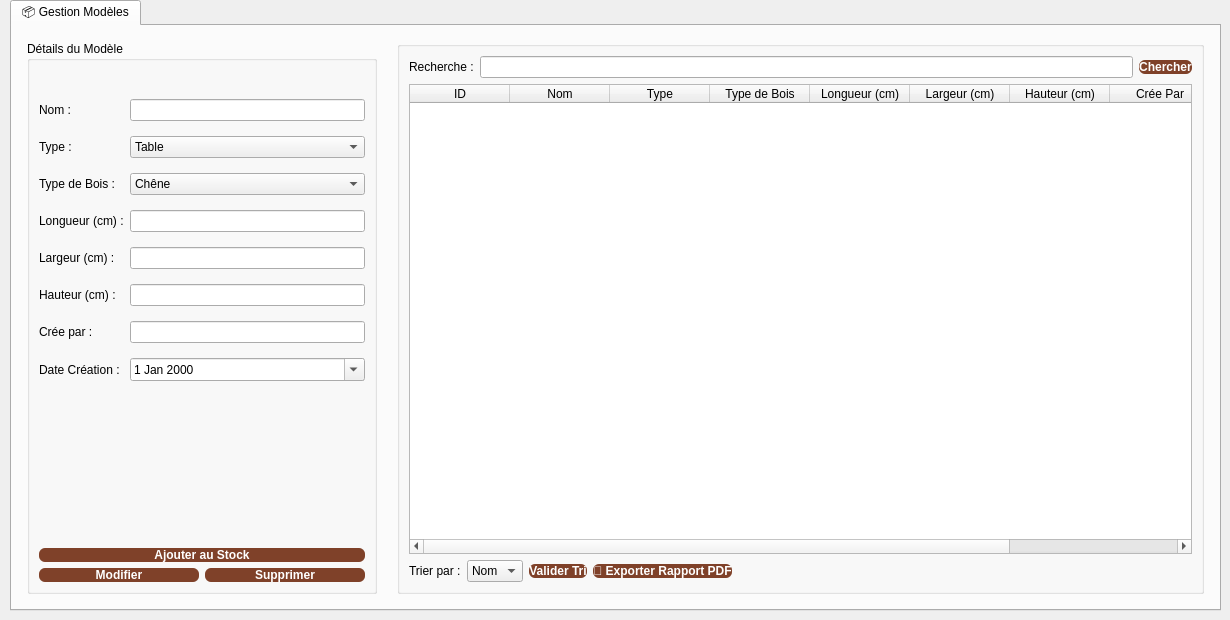
    <widget class="QWidget" name="page_6">
     <widget class="QTabWidget" name="tabWidget_modeles">
      <property name="geometry">
       <rect>
        <x>10</x>
        <y>0</y>
        <width>1211</width>
        <height>611</height>
       </rect>
      </property>
      <property name="currentIndex">
       <number>0</number>
      </property>
      <widget class="QWidget" name="tab_gestion_modeles">
       <attribute name="title">
        <string>📦 Gestion Modèles</string>
       </attribute>
       <layout class="QHBoxLayout" name="horizontalLayoutMain">
        <property name="spacing">
         <number>20</number>
        </property>
        <property name="leftMargin">
         <number>15</number>
        </property>
        <property name="topMargin">
         <number>15</number>
        </property>
        <property name="rightMargin">
         <number>15</number>
        </property>
        <property name="bottomMargin">
         <number>15</number>
        </property>
        <item>
         <widget class="QGroupBox" name="groupBox_modeles">
          <property name="maximumSize">
           <size>
            <width>350</width>
            <height>16777215</height>
           </size>
          </property>
          <property name="title">
           <string>Détails du Modèle</string>
          </property>
          <layout class="QVBoxLayout" name="verticalLayoutForm">
           <item>
            <layout class="QFormLayout" name="formLayout">
             <property name="verticalSpacing">
              <number>15</number>
             </property>
             <item row="0" column="0">
              <widget class="QLabel" name="label_id_mod">
               <property name="text">
                <string/>
               </property>
              </widget>
             </item>
             <item row="1" column="0">
              <widget class="QLabel" name="label_nom_mod">
               <property name="text">
                <string>Nom :</string>
               </property>
              </widget>
             </item>
             <item row="1" column="1">
              <widget class="QLineEdit" name="le_nom_modele"/>
             </item>
             <item row="2" column="0">
              <widget class="QLabel" name="label_Type">
               <property name="text">
                <string>Type :</string>
               </property>
              </widget>
             </item>
             <item row="2" column="1">
              <widget class="QComboBox" name="combo_type">
               <item>
                <property name="text">
                 <string>Table</string>
                </property>
               </item>
               <item>
                <property name="text">
                 <string>Chaise</string>
                </property>
               </item>
               <item>
                <property name="text">
                 <string>Armoire</string>
                </property>
               </item>
               <item>
                <property name="text">
                 <string>Bureau</string>
                </property>
               </item>
               <item>
                <property name="text">
                 <string>Bibliothèque</string>
                </property>
               </item>
              </widget>
             </item>
             <item row="3" column="0">
              <widget class="QLabel" name="label_bois_mod">
               <property name="text">
                <string>Type de Bois :</string>
               </property>
              </widget>
             </item>
             <item row="3" column="1">
              <widget class="QComboBox" name="combo_bois">
               <item>
                <property name="text">
                 <string>Chêne</string>
                </property>
               </item>
               <item>
                <property name="text">
                 <string>Noyer</string>
                </property>
               </item>
               <item>
                <property name="text">
                 <string>Hêtre</string>
                </property>
               </item>
               <item>
                <property name="text">
                 <string>Pin</string>
                </property>
               </item>
               <item>
                <property name="text">
                 <string>Frêne</string>
                </property>
               </item>
               <item>
                <property name="text">
                 <string>Érable</string>
                </property>
               </item>
               <item>
                <property name="text">
                 <string>Teck</string>
                </property>
               </item>
               <item>
                <property name="text">
                 <string>Autre...</string>
                </property>
               </item>
              </widget>
             </item>
             <item row="4" column="0">
              <widget class="QLabel" name="label_longueur">
               <property name="text">
                <string>Longueur (cm) :</string>
               </property>
              </widget>
             </item>
             <item row="4" column="1">
              <widget class="QLineEdit" name="le_longueur"/>
             </item>
             <item row="5" column="0">
              <widget class="QLabel" name="label_largeur">
               <property name="text">
                <string>Largeur (cm) :</string>
               </property>
              </widget>
             </item>
             <item row="5" column="1">
              <widget class="QLineEdit" name="le_largeur"/>
             </item>
             <item row="6" column="0">
              <widget class="QLabel" name="label_hauteur">
               <property name="text">
                <string>Hauteur (cm) :</string>
               </property>
              </widget>
             </item>
             <item row="6" column="1">
              <widget class="QLineEdit" name="le_hauteur"/>
             </item>
             <item row="7" column="0">
              <widget class="QLabel" name="label_créepar">
               <property name="text">
                <string>Crée par :</string>
               </property>
              </widget>
             </item>
             <item row="7" column="1">
              <widget class="QLineEdit" name="le_créepar"/>
             </item>
             <item row="8" column="0">
              <widget class="QLabel" name="label_date_mod">
               <property name="text">
                <string>Date Création :</string>
               </property>
              </widget>
             </item>
             <item row="8" column="1">
              <widget class="QDateEdit" name="de_date_creation">
               <property name="calendarPopup">
                <bool>true</bool>
               </property>
              </widget>
             </item>
            </layout>
           </item>
           <item>
            <spacer name="verticalSpacer">
             <property name="orientation">
              <enum>Qt::Orientation::Vertical</enum>
             </property>
             <property name="sizeHint" stdset="0">
              <size>
               <width>0</width>
               <height>0</height>
              </size>
             </property>
            </spacer>
           </item>
           <item>
            <layout class="QVBoxLayout" name="vButtonsLayout">
             <item>
              <widget class="QPushButton" name="btn_ajouter_modele">
               <property name="styleSheet">
                <string notr="true">background-color: #7F4129; color: #FFFFFF; font-weight: bold; border-radius: 6px;</string>
               </property>
               <property name="text">
                <string>Ajouter au Stock</string>
               </property>
              </widget>
             </item>
             <item>
              <layout class="QHBoxLayout" name="hButtonsAction">
               <item>
                <widget class="QPushButton" name="btn_modifier_modele">
                 <property name="styleSheet">
                  <string notr="true">background-color: #7F4129; color: #FFFFFF; font-weight: bold; border-radius: 6px;</string>
                 </property>
                 <property name="text">
                  <string>Modifier</string>
                 </property>
                </widget>
               </item>
               <item>
                <widget class="QPushButton" name="btn_supprimer_modele">
                 <property name="styleSheet">
                  <string notr="true">background-color: #7F4129; color: #FFFFFF; font-weight: bold; border-radius: 6px;</string>
                 </property>
                 <property name="text">
                  <string>Supprimer</string>
                 </property>
                </widget>
               </item>
              </layout>
             </item>
            </layout>
           </item>
          </layout>
         </widget>
        </item>
        <item>
         <widget class="QGroupBox" name="groupBox_tableau">
          <property name="title">
           <string/>
          </property>
          <layout class="QVBoxLayout" name="verticalLayoutRight">
           <item>
            <layout class="QHBoxLayout" name="horizontalLayoutSearch">
             <item>
              <widget class="QLabel" name="recherche_5">
               <property name="text">
                <string>Recherche :</string>
               </property>
              </widget>
             </item>
             <item>
              <widget class="QLineEdit" name="rech_6"/>
             </item>
             <item>
              <widget class="QPushButton" name="btn_rechercher_5">
               <property name="styleSheet">
                <string notr="true">background-color: #7F4129; color: #FFFFFF; font-weight: bold; border-radius: 6px;</string>
               </property>
               <property name="text">
                <string>Chercher</string>
               </property>
              </widget>
             </item>
            </layout>
           </item>
           <item>
            <widget class="QTableWidget" name="table_modeles">
             <property name="alternatingRowColors">
              <bool>true</bool>
             </property>
             <property name="selectionBehavior">
              <enum>QAbstractItemView::SelectionBehavior::SelectRows</enum>
             </property>
             <column>
              <property name="text">
               <string>ID</string>
              </property>
             </column>
             <column>
              <property name="text">
               <string>Nom</string>
              </property>
             </column>
             <column>
              <property name="text">
               <string>Type</string>
              </property>
             </column>
             <column>
              <property name="text">
               <string>Type de Bois</string>
              </property>
             </column>
             <column>
              <property name="text">
               <string>Longueur (cm)</string>
              </property>
             </column>
             <column>
              <property name="text">
               <string>Largeur (cm)</string>
              </property>
             </column>
             <column>
              <property name="text">
               <string>Hauteur (cm)</string>
              </property>
             </column>
             <column>
              <property name="text">
               <string>Crée Par</string>
              </property>
             </column>
             <column>
              <property name="text">
               <string>Date</string>
              </property>
             </column>
            </widget>
           </item>
           <item>
            <layout class="QHBoxLayout" name="horizontalLayoutBottom">
             <item>
              <widget class="QLabel" name="trie_5">
               <property name="text">
                <string>Trier par :</string>
               </property>
              </widget>
             </item>
             <item>
              <widget class="QComboBox" name="cb_critere_recherche_modele">
               <item>
                <property name="text">
                 <string>Nom</string>
                </property>
               </item>
               <item>
                <property name="text">
                 <string>ID</string>
                </property>
               </item>
               <item>
                <property name="text">
                 <string>Bois</string>
                </property>
               </item>
              </widget>
             </item>
             <item>
              <widget class="QPushButton" name="btn_tire">
               <property name="styleSheet">
                <string notr="true">background-color: #7F4129; color: #FFFFFF; font-weight: bold; border-radius: 6px;</string>
               </property>
               <property name="text">
                <string>Valider Tri</string>
               </property>
              </widget>
             </item>
             <item>
              <widget class="QPushButton" name="btn_export_pdf_modele">
               <property name="styleSheet">
                <string notr="true">background-color: #7F4129; color: #FFFFFF; font-weight: bold; border-radius: 6px;</string>
               </property>
               <property name="text">
                <string>📄 Exporter Rapport PDF</string>
               </property>
              </widget>
             </item>
             <item>
              <spacer name="horizontalSpacer">
               <property name="orientation">
                <enum>Qt::Orientation::Horizontal</enum>
               </property>
               <property name="sizeHint" stdset="0">
                <size>
                 <width>0</width>
                 <height>0</height>
                </size>
               </property>
              </spacer>
             </item>
            </layout>
           </item>
          </layout>
         </widget>
        </item>
       </layout>
      </widget>
     </widget>
    </widget>
